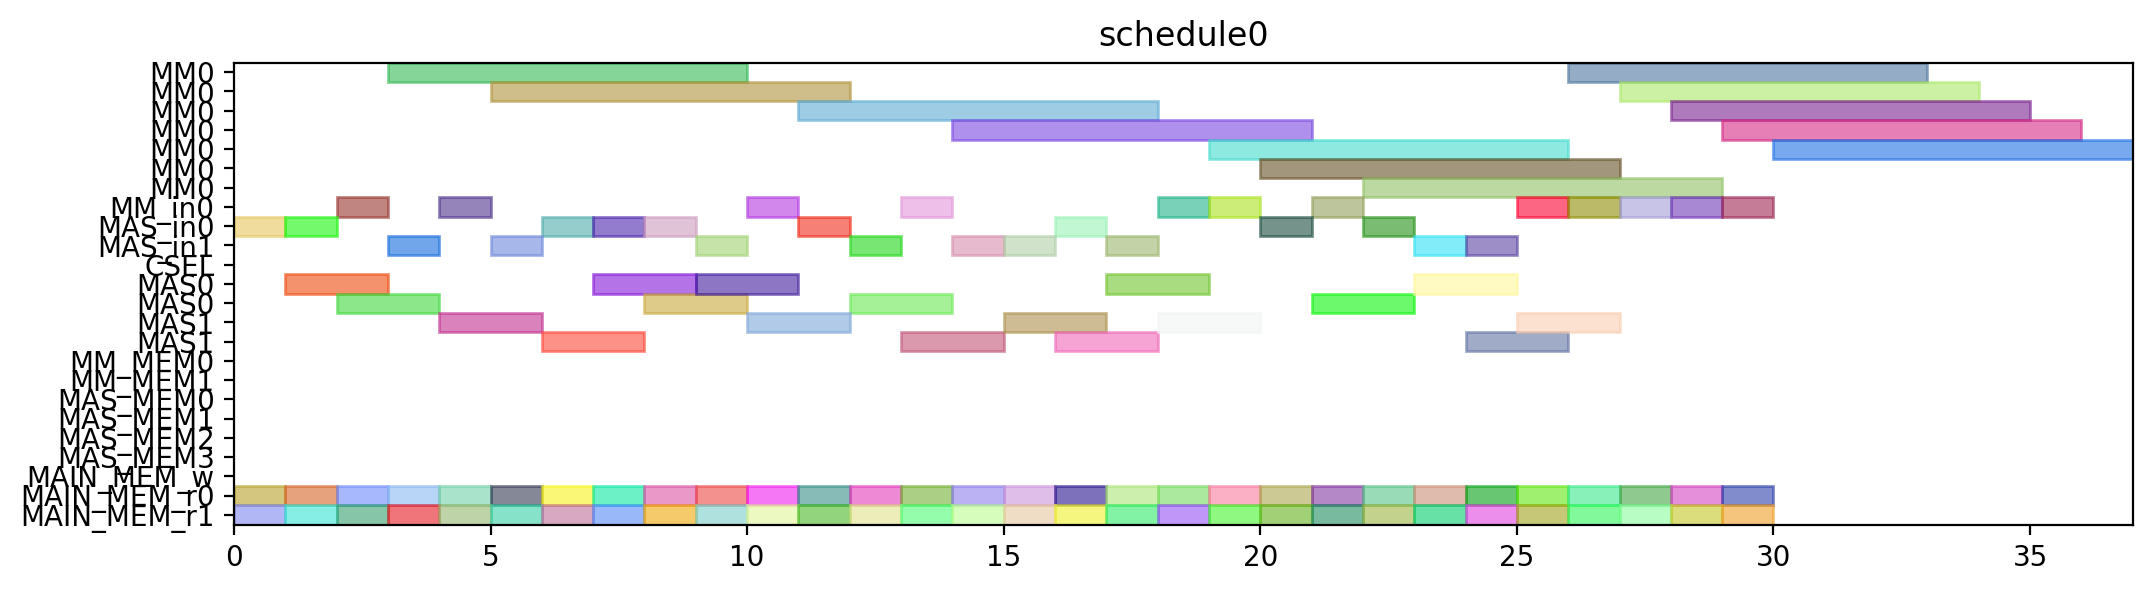

Recreate this plot in Python.
from pyschedule import Scenario, solvers, plotters, alt


def solve():
	horizon = 120
	S = Scenario("schedule0", horizon=horizon)

	# resource
	MM = S.Resources('MM', num=1, size=7)
	MM_in = S.Resources('MM_in', num=1)
	MAS_in = S.Resources('MAS_in', num=2)
	CSEL = S.Resource('CSEL')
	MAS = S.Resources('MAS', num=2, size=2, periods=range(1, horizon))
	MM_MEM = S.Resources('MM_MEM', num=2)
	MAS_MEM = S.Resources('MAS_MEM', num=4)
	MAIN_MEM_w = S.Resource('MAIN_MEM_w', size=1)
	MAIN_MEM_r = S.Resources('MAIN_MEM_r', num=2)

	# result of previous scheduling

	# new tasks
	T1_t0 = S.Task('T1_t0', length=2, delay_cost=1)
	T1_t0 += alt(MAS)
	T1_t0_in = S.Task('T1_t0_in', length=1, delay_cost=1)
	T1_t0_in += alt(MAS_in)
	S += T1_t0_in*MAS_in[0]<=T1_t0*MAS[0]

	S += T1_t0_in*MAS_in[1]<=T1_t0*MAS[1]

	T1_t0_mem0 = S.Task('T1_t0_mem0', length=1, delay_cost=1)
	T1_t0_mem0 += MAIN_MEM_r[0]
	S += T1_t0_mem0 <= T1_t0

	T1_t0_mem1 = S.Task('T1_t0_mem1', length=1, delay_cost=1)
	T1_t0_mem1 += MAIN_MEM_r[1]
	S += T1_t0_mem1 <= T1_t0

	T1_t1 = S.Task('T1_t1', length=2, delay_cost=1)
	T1_t1 += alt(MAS)
	T1_t1_in = S.Task('T1_t1_in', length=1, delay_cost=1)
	T1_t1_in += alt(MAS_in)
	S += T1_t1_in*MAS_in[0]<=T1_t1*MAS[0]

	S += T1_t1_in*MAS_in[1]<=T1_t1*MAS[1]

	T1_t1_mem0 = S.Task('T1_t1_mem0', length=1, delay_cost=1)
	T1_t1_mem0 += MAIN_MEM_r[0]
	S += T1_t1_mem0 <= T1_t1

	T1_t1_mem1 = S.Task('T1_t1_mem1', length=1, delay_cost=1)
	T1_t1_mem1 += MAIN_MEM_r[1]
	S += T1_t1_mem1 <= T1_t1

	T1_t3 = S.Task('T1_t3', length=7, delay_cost=1)
	T1_t3 += alt(MM)
	T1_t3_in = S.Task('T1_t3_in', length=1, delay_cost=1)
	T1_t3_in += alt(MM_in)
	S += T1_t3_in*MM_in[0]<=T1_t3*MM[0]
	T1_t3_mem0 = S.Task('T1_t3_mem0', length=1, delay_cost=1)
	T1_t3_mem0 += MAIN_MEM_r[0]
	S += T1_t3_mem0 <= T1_t3

	T1_t3_mem1 = S.Task('T1_t3_mem1', length=1, delay_cost=1)
	T1_t3_mem1 += MAIN_MEM_r[1]
	S += T1_t3_mem1 <= T1_t3

	T2_t0 = S.Task('T2_t0', length=7, delay_cost=1)
	T2_t0 += alt(MM)
	T2_t0_in = S.Task('T2_t0_in', length=1, delay_cost=1)
	T2_t0_in += alt(MM_in)
	S += T2_t0_in*MM_in[0]<=T2_t0*MM[0]
	T2_t0_mem0 = S.Task('T2_t0_mem0', length=1, delay_cost=1)
	T2_t0_mem0 += MAIN_MEM_r[0]
	S += T2_t0_mem0 <= T2_t0

	T2_t0_mem1 = S.Task('T2_t0_mem1', length=1, delay_cost=1)
	T2_t0_mem1 += MAIN_MEM_r[1]
	S += T2_t0_mem1 <= T2_t0

	T2_t1 = S.Task('T2_t1', length=7, delay_cost=1)
	T2_t1 += alt(MM)
	T2_t1_in = S.Task('T2_t1_in', length=1, delay_cost=1)
	T2_t1_in += alt(MM_in)
	S += T2_t1_in*MM_in[0]<=T2_t1*MM[0]
	T2_t1_mem0 = S.Task('T2_t1_mem0', length=1, delay_cost=1)
	T2_t1_mem0 += MAIN_MEM_r[0]
	S += T2_t1_mem0 <= T2_t1

	T2_t1_mem1 = S.Task('T2_t1_mem1', length=1, delay_cost=1)
	T2_t1_mem1 += MAIN_MEM_r[1]
	S += T2_t1_mem1 <= T2_t1

	T2_t2 = S.Task('T2_t2', length=2, delay_cost=1)
	T2_t2 += alt(MAS)
	T2_t2_in = S.Task('T2_t2_in', length=1, delay_cost=1)
	T2_t2_in += alt(MAS_in)
	S += T2_t2_in*MAS_in[0]<=T2_t2*MAS[0]

	S += T2_t2_in*MAS_in[1]<=T2_t2*MAS[1]

	T2_t2_mem0 = S.Task('T2_t2_mem0', length=1, delay_cost=1)
	T2_t2_mem0 += MAIN_MEM_r[0]
	S += T2_t2_mem0 <= T2_t2

	T2_t2_mem1 = S.Task('T2_t2_mem1', length=1, delay_cost=1)
	T2_t2_mem1 += MAIN_MEM_r[1]
	S += T2_t2_mem1 <= T2_t2

	T2_t3 = S.Task('T2_t3', length=2, delay_cost=1)
	T2_t3 += alt(MAS)
	T2_t3_in = S.Task('T2_t3_in', length=1, delay_cost=1)
	T2_t3_in += alt(MAS_in)
	S += T2_t3_in*MAS_in[0]<=T2_t3*MAS[0]

	S += T2_t3_in*MAS_in[1]<=T2_t3*MAS[1]

	T2_t3_mem0 = S.Task('T2_t3_mem0', length=1, delay_cost=1)
	T2_t3_mem0 += MAIN_MEM_r[0]
	S += T2_t3_mem0 <= T2_t3

	T2_t3_mem1 = S.Task('T2_t3_mem1', length=1, delay_cost=1)
	T2_t3_mem1 += MAIN_MEM_r[1]
	S += T2_t3_mem1 <= T2_t3

	T3_t0 = S.Task('T3_t0', length=7, delay_cost=1)
	T3_t0 += alt(MM)
	T3_t0_in = S.Task('T3_t0_in', length=1, delay_cost=1)
	T3_t0_in += alt(MM_in)
	S += T3_t0_in*MM_in[0]<=T3_t0*MM[0]
	T3_t0_mem0 = S.Task('T3_t0_mem0', length=1, delay_cost=1)
	T3_t0_mem0 += MAIN_MEM_r[0]
	S += T3_t0_mem0 <= T3_t0

	T3_t0_mem1 = S.Task('T3_t0_mem1', length=1, delay_cost=1)
	T3_t0_mem1 += MAIN_MEM_r[1]
	S += T3_t0_mem1 <= T3_t0

	T3_t1 = S.Task('T3_t1', length=7, delay_cost=1)
	T3_t1 += alt(MM)
	T3_t1_in = S.Task('T3_t1_in', length=1, delay_cost=1)
	T3_t1_in += alt(MM_in)
	S += T3_t1_in*MM_in[0]<=T3_t1*MM[0]
	T3_t1_mem0 = S.Task('T3_t1_mem0', length=1, delay_cost=1)
	T3_t1_mem0 += MAIN_MEM_r[0]
	S += T3_t1_mem0 <= T3_t1

	T3_t1_mem1 = S.Task('T3_t1_mem1', length=1, delay_cost=1)
	T3_t1_mem1 += MAIN_MEM_r[1]
	S += T3_t1_mem1 <= T3_t1

	T3_t2 = S.Task('T3_t2', length=2, delay_cost=1)
	T3_t2 += alt(MAS)
	T3_t2_in = S.Task('T3_t2_in', length=1, delay_cost=1)
	T3_t2_in += alt(MAS_in)
	S += T3_t2_in*MAS_in[0]<=T3_t2*MAS[0]

	S += T3_t2_in*MAS_in[1]<=T3_t2*MAS[1]

	T3_t2_mem0 = S.Task('T3_t2_mem0', length=1, delay_cost=1)
	T3_t2_mem0 += MAIN_MEM_r[0]
	S += T3_t2_mem0 <= T3_t2

	T3_t2_mem1 = S.Task('T3_t2_mem1', length=1, delay_cost=1)
	T3_t2_mem1 += MAIN_MEM_r[1]
	S += T3_t2_mem1 <= T3_t2

	T3_t3 = S.Task('T3_t3', length=2, delay_cost=1)
	T3_t3 += alt(MAS)
	T3_t3_in = S.Task('T3_t3_in', length=1, delay_cost=1)
	T3_t3_in += alt(MAS_in)
	S += T3_t3_in*MAS_in[0]<=T3_t3*MAS[0]

	S += T3_t3_in*MAS_in[1]<=T3_t3*MAS[1]

	T3_t3_mem0 = S.Task('T3_t3_mem0', length=1, delay_cost=1)
	T3_t3_mem0 += MAIN_MEM_r[0]
	S += T3_t3_mem0 <= T3_t3

	T3_t3_mem1 = S.Task('T3_t3_mem1', length=1, delay_cost=1)
	T3_t3_mem1 += MAIN_MEM_r[1]
	S += T3_t3_mem1 <= T3_t3

	T4_t0 = S.Task('T4_t0', length=7, delay_cost=1)
	T4_t0 += alt(MM)
	T4_t0_in = S.Task('T4_t0_in', length=1, delay_cost=1)
	T4_t0_in += alt(MM_in)
	S += T4_t0_in*MM_in[0]<=T4_t0*MM[0]
	T4_t0_mem0 = S.Task('T4_t0_mem0', length=1, delay_cost=1)
	T4_t0_mem0 += MAIN_MEM_r[0]
	S += T4_t0_mem0 <= T4_t0

	T4_t0_mem1 = S.Task('T4_t0_mem1', length=1, delay_cost=1)
	T4_t0_mem1 += MAIN_MEM_r[1]
	S += T4_t0_mem1 <= T4_t0

	T4_t1 = S.Task('T4_t1', length=7, delay_cost=1)
	T4_t1 += alt(MM)
	T4_t1_in = S.Task('T4_t1_in', length=1, delay_cost=1)
	T4_t1_in += alt(MM_in)
	S += T4_t1_in*MM_in[0]<=T4_t1*MM[0]
	T4_t1_mem0 = S.Task('T4_t1_mem0', length=1, delay_cost=1)
	T4_t1_mem0 += MAIN_MEM_r[0]
	S += T4_t1_mem0 <= T4_t1

	T4_t1_mem1 = S.Task('T4_t1_mem1', length=1, delay_cost=1)
	T4_t1_mem1 += MAIN_MEM_r[1]
	S += T4_t1_mem1 <= T4_t1

	T4_t2 = S.Task('T4_t2', length=2, delay_cost=1)
	T4_t2 += alt(MAS)
	T4_t2_in = S.Task('T4_t2_in', length=1, delay_cost=1)
	T4_t2_in += alt(MAS_in)
	S += T4_t2_in*MAS_in[0]<=T4_t2*MAS[0]

	S += T4_t2_in*MAS_in[1]<=T4_t2*MAS[1]

	T4_t2_mem0 = S.Task('T4_t2_mem0', length=1, delay_cost=1)
	T4_t2_mem0 += MAIN_MEM_r[0]
	S += T4_t2_mem0 <= T4_t2

	T4_t2_mem1 = S.Task('T4_t2_mem1', length=1, delay_cost=1)
	T4_t2_mem1 += MAIN_MEM_r[1]
	S += T4_t2_mem1 <= T4_t2

	T4_t3 = S.Task('T4_t3', length=2, delay_cost=1)
	T4_t3 += alt(MAS)
	T4_t3_in = S.Task('T4_t3_in', length=1, delay_cost=1)
	T4_t3_in += alt(MAS_in)
	S += T4_t3_in*MAS_in[0]<=T4_t3*MAS[0]

	S += T4_t3_in*MAS_in[1]<=T4_t3*MAS[1]

	T4_t3_mem0 = S.Task('T4_t3_mem0', length=1, delay_cost=1)
	T4_t3_mem0 += MAIN_MEM_r[0]
	S += T4_t3_mem0 <= T4_t3

	T4_t3_mem1 = S.Task('T4_t3_mem1', length=1, delay_cost=1)
	T4_t3_mem1 += MAIN_MEM_r[1]
	S += T4_t3_mem1 <= T4_t3

	T5_t0 = S.Task('T5_t0', length=2, delay_cost=1)
	T5_t0 += alt(MAS)
	T5_t0_in = S.Task('T5_t0_in', length=1, delay_cost=1)
	T5_t0_in += alt(MAS_in)
	S += T5_t0_in*MAS_in[0]<=T5_t0*MAS[0]

	S += T5_t0_in*MAS_in[1]<=T5_t0*MAS[1]

	T5_t0_mem0 = S.Task('T5_t0_mem0', length=1, delay_cost=1)
	T5_t0_mem0 += MAIN_MEM_r[0]
	S += T5_t0_mem0 <= T5_t0

	T5_t0_mem1 = S.Task('T5_t0_mem1', length=1, delay_cost=1)
	T5_t0_mem1 += MAIN_MEM_r[1]
	S += T5_t0_mem1 <= T5_t0

	T5_t1 = S.Task('T5_t1', length=2, delay_cost=1)
	T5_t1 += alt(MAS)
	T5_t1_in = S.Task('T5_t1_in', length=1, delay_cost=1)
	T5_t1_in += alt(MAS_in)
	S += T5_t1_in*MAS_in[0]<=T5_t1*MAS[0]

	S += T5_t1_in*MAS_in[1]<=T5_t1*MAS[1]

	T5_t1_mem0 = S.Task('T5_t1_mem0', length=1, delay_cost=1)
	T5_t1_mem0 += MAIN_MEM_r[0]
	S += T5_t1_mem0 <= T5_t1

	T5_t1_mem1 = S.Task('T5_t1_mem1', length=1, delay_cost=1)
	T5_t1_mem1 += MAIN_MEM_r[1]
	S += T5_t1_mem1 <= T5_t1

	T5_t3 = S.Task('T5_t3', length=7, delay_cost=1)
	T5_t3 += alt(MM)
	T5_t3_in = S.Task('T5_t3_in', length=1, delay_cost=1)
	T5_t3_in += alt(MM_in)
	S += T5_t3_in*MM_in[0]<=T5_t3*MM[0]
	T5_t3_mem0 = S.Task('T5_t3_mem0', length=1, delay_cost=1)
	T5_t3_mem0 += MAIN_MEM_r[0]
	S += T5_t3_mem0 <= T5_t3

	T5_t3_mem1 = S.Task('T5_t3_mem1', length=1, delay_cost=1)
	T5_t3_mem1 += MAIN_MEM_r[1]
	S += T5_t3_mem1 <= T5_t3

	T6_t0 = S.Task('T6_t0', length=7, delay_cost=1)
	T6_t0 += alt(MM)
	T6_t0_in = S.Task('T6_t0_in', length=1, delay_cost=1)
	T6_t0_in += alt(MM_in)
	S += T6_t0_in*MM_in[0]<=T6_t0*MM[0]
	T6_t0_mem0 = S.Task('T6_t0_mem0', length=1, delay_cost=1)
	T6_t0_mem0 += MAIN_MEM_r[0]
	S += T6_t0_mem0 <= T6_t0

	T6_t0_mem1 = S.Task('T6_t0_mem1', length=1, delay_cost=1)
	T6_t0_mem1 += MAIN_MEM_r[1]
	S += T6_t0_mem1 <= T6_t0

	T6_t1 = S.Task('T6_t1', length=7, delay_cost=1)
	T6_t1 += alt(MM)
	T6_t1_in = S.Task('T6_t1_in', length=1, delay_cost=1)
	T6_t1_in += alt(MM_in)
	S += T6_t1_in*MM_in[0]<=T6_t1*MM[0]
	T6_t1_mem0 = S.Task('T6_t1_mem0', length=1, delay_cost=1)
	T6_t1_mem0 += MAIN_MEM_r[0]
	S += T6_t1_mem0 <= T6_t1

	T6_t1_mem1 = S.Task('T6_t1_mem1', length=1, delay_cost=1)
	T6_t1_mem1 += MAIN_MEM_r[1]
	S += T6_t1_mem1 <= T6_t1

	T6_t2 = S.Task('T6_t2', length=2, delay_cost=1)
	T6_t2 += alt(MAS)
	T6_t2_in = S.Task('T6_t2_in', length=1, delay_cost=1)
	T6_t2_in += alt(MAS_in)
	S += T6_t2_in*MAS_in[0]<=T6_t2*MAS[0]

	S += T6_t2_in*MAS_in[1]<=T6_t2*MAS[1]

	T6_t2_mem0 = S.Task('T6_t2_mem0', length=1, delay_cost=1)
	T6_t2_mem0 += MAIN_MEM_r[0]
	S += T6_t2_mem0 <= T6_t2

	T6_t2_mem1 = S.Task('T6_t2_mem1', length=1, delay_cost=1)
	T6_t2_mem1 += MAIN_MEM_r[1]
	S += T6_t2_mem1 <= T6_t2

	T6_t3 = S.Task('T6_t3', length=2, delay_cost=1)
	T6_t3 += alt(MAS)
	T6_t3_in = S.Task('T6_t3_in', length=1, delay_cost=1)
	T6_t3_in += alt(MAS_in)
	S += T6_t3_in*MAS_in[0]<=T6_t3*MAS[0]

	S += T6_t3_in*MAS_in[1]<=T6_t3*MAS[1]

	T6_t3_mem0 = S.Task('T6_t3_mem0', length=1, delay_cost=1)
	T6_t3_mem0 += MAIN_MEM_r[0]
	S += T6_t3_mem0 <= T6_t3

	T6_t3_mem1 = S.Task('T6_t3_mem1', length=1, delay_cost=1)
	T6_t3_mem1 += MAIN_MEM_r[1]
	S += T6_t3_mem1 <= T6_t3

	T7_t0 = S.Task('T7_t0', length=7, delay_cost=1)
	T7_t0 += alt(MM)
	T7_t0_in = S.Task('T7_t0_in', length=1, delay_cost=1)
	T7_t0_in += alt(MM_in)
	S += T7_t0_in*MM_in[0]<=T7_t0*MM[0]
	T7_t0_mem0 = S.Task('T7_t0_mem0', length=1, delay_cost=1)
	T7_t0_mem0 += MAIN_MEM_r[0]
	S += T7_t0_mem0 <= T7_t0

	T7_t0_mem1 = S.Task('T7_t0_mem1', length=1, delay_cost=1)
	T7_t0_mem1 += MAIN_MEM_r[1]
	S += T7_t0_mem1 <= T7_t0

	T7_t1 = S.Task('T7_t1', length=7, delay_cost=1)
	T7_t1 += alt(MM)
	T7_t1_in = S.Task('T7_t1_in', length=1, delay_cost=1)
	T7_t1_in += alt(MM_in)
	S += T7_t1_in*MM_in[0]<=T7_t1*MM[0]
	T7_t1_mem0 = S.Task('T7_t1_mem0', length=1, delay_cost=1)
	T7_t1_mem0 += MAIN_MEM_r[0]
	S += T7_t1_mem0 <= T7_t1

	T7_t1_mem1 = S.Task('T7_t1_mem1', length=1, delay_cost=1)
	T7_t1_mem1 += MAIN_MEM_r[1]
	S += T7_t1_mem1 <= T7_t1

	T7_t2 = S.Task('T7_t2', length=2, delay_cost=1)
	T7_t2 += alt(MAS)
	T7_t2_in = S.Task('T7_t2_in', length=1, delay_cost=1)
	T7_t2_in += alt(MAS_in)
	S += T7_t2_in*MAS_in[0]<=T7_t2*MAS[0]

	S += T7_t2_in*MAS_in[1]<=T7_t2*MAS[1]

	T7_t2_mem0 = S.Task('T7_t2_mem0', length=1, delay_cost=1)
	T7_t2_mem0 += MAIN_MEM_r[0]
	S += T7_t2_mem0 <= T7_t2

	T7_t2_mem1 = S.Task('T7_t2_mem1', length=1, delay_cost=1)
	T7_t2_mem1 += MAIN_MEM_r[1]
	S += T7_t2_mem1 <= T7_t2

	T7_t3 = S.Task('T7_t3', length=2, delay_cost=1)
	T7_t3 += alt(MAS)
	T7_t3_in = S.Task('T7_t3_in', length=1, delay_cost=1)
	T7_t3_in += alt(MAS_in)
	S += T7_t3_in*MAS_in[0]<=T7_t3*MAS[0]

	S += T7_t3_in*MAS_in[1]<=T7_t3*MAS[1]

	T7_t3_mem0 = S.Task('T7_t3_mem0', length=1, delay_cost=1)
	T7_t3_mem0 += MAIN_MEM_r[0]
	S += T7_t3_mem0 <= T7_t3

	T7_t3_mem1 = S.Task('T7_t3_mem1', length=1, delay_cost=1)
	T7_t3_mem1 += MAIN_MEM_r[1]
	S += T7_t3_mem1 <= T7_t3

	T8_t2 = S.Task('T8_t2', length=2, delay_cost=1)
	T8_t2 += alt(MAS)
	T8_t2_in = S.Task('T8_t2_in', length=1, delay_cost=1)
	T8_t2_in += alt(MAS_in)
	S += T8_t2_in*MAS_in[0]<=T8_t2*MAS[0]

	S += T8_t2_in*MAS_in[1]<=T8_t2*MAS[1]

	T8_t2_mem0 = S.Task('T8_t2_mem0', length=1, delay_cost=1)
	T8_t2_mem0 += MAIN_MEM_r[0]
	S += T8_t2_mem0 <= T8_t2

	T8_t2_mem1 = S.Task('T8_t2_mem1', length=1, delay_cost=1)
	T8_t2_mem1 += MAIN_MEM_r[1]
	S += T8_t2_mem1 <= T8_t2

	T9_t2 = S.Task('T9_t2', length=2, delay_cost=1)
	T9_t2 += alt(MAS)
	T9_t2_in = S.Task('T9_t2_in', length=1, delay_cost=1)
	T9_t2_in += alt(MAS_in)
	S += T9_t2_in*MAS_in[0]<=T9_t2*MAS[0]

	S += T9_t2_in*MAS_in[1]<=T9_t2*MAS[1]

	T9_t2_mem0 = S.Task('T9_t2_mem0', length=1, delay_cost=1)
	T9_t2_mem0 += MAIN_MEM_r[0]
	S += T9_t2_mem0 <= T9_t2

	T9_t2_mem1 = S.Task('T9_t2_mem1', length=1, delay_cost=1)
	T9_t2_mem1 += MAIN_MEM_r[1]
	S += T9_t2_mem1 <= T9_t2

	T10_t2 = S.Task('T10_t2', length=2, delay_cost=1)
	T10_t2 += alt(MAS)
	T10_t2_in = S.Task('T10_t2_in', length=1, delay_cost=1)
	T10_t2_in += alt(MAS_in)
	S += T10_t2_in*MAS_in[0]<=T10_t2*MAS[0]

	S += T10_t2_in*MAS_in[1]<=T10_t2*MAS[1]

	T10_t2_mem0 = S.Task('T10_t2_mem0', length=1, delay_cost=1)
	T10_t2_mem0 += MAIN_MEM_r[0]
	S += T10_t2_mem0 <= T10_t2

	T10_t2_mem1 = S.Task('T10_t2_mem1', length=1, delay_cost=1)
	T10_t2_mem1 += MAIN_MEM_r[1]
	S += T10_t2_mem1 <= T10_t2

	T11_t2 = S.Task('T11_t2', length=2, delay_cost=1)
	T11_t2 += alt(MAS)
	T11_t2_in = S.Task('T11_t2_in', length=1, delay_cost=1)
	T11_t2_in += alt(MAS_in)
	S += T11_t2_in*MAS_in[0]<=T11_t2*MAS[0]

	S += T11_t2_in*MAS_in[1]<=T11_t2*MAS[1]

	T11_t2_mem0 = S.Task('T11_t2_mem0', length=1, delay_cost=1)
	T11_t2_mem0 += MAIN_MEM_r[0]
	S += T11_t2_mem0 <= T11_t2

	T11_t2_mem1 = S.Task('T11_t2_mem1', length=1, delay_cost=1)
	T11_t2_mem1 += MAIN_MEM_r[1]
	S += T11_t2_mem1 <= T11_t2

	solvers.mip.solve(S,msg=1,kind='CPLEX',ratio_gap=1.01)

	solution = [['hoge']*len(S.solution()[1]) for i in range(len(S.solution()))]
	for i in range(len(S.solution())):
		for j in range(len(S.solution()[i])):
			solution[i][j]=str(S.solution()[i][j])
	print(solution)

	cycles = int(solution[-1][3])

	pic_file_name = "/mnt/rose/usr1/fukuda/ABE/multiRAM_multiMAS_16mux/scheduling_result/stage7MM1_stage2MAS2/EP2_LADDERMUL/schedule0.png"
	if(S.solution() != []):
		plotters.matplotlib.plot(S,img_filename=pic_file_name, show_task_labels=False, fig_size=(cycles*0.25+3, 3))

	return solution
